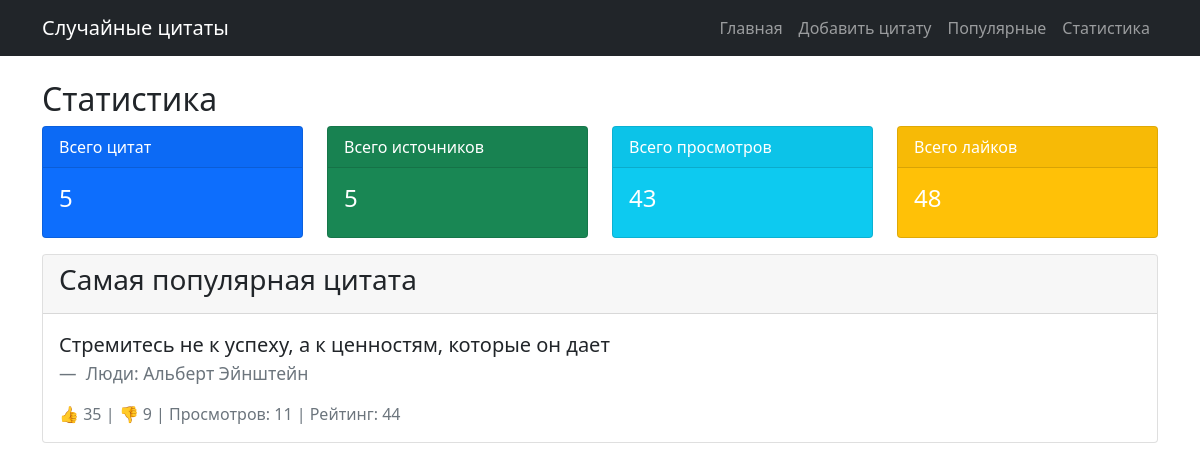
Page /dashboard/ on the earlier database version.
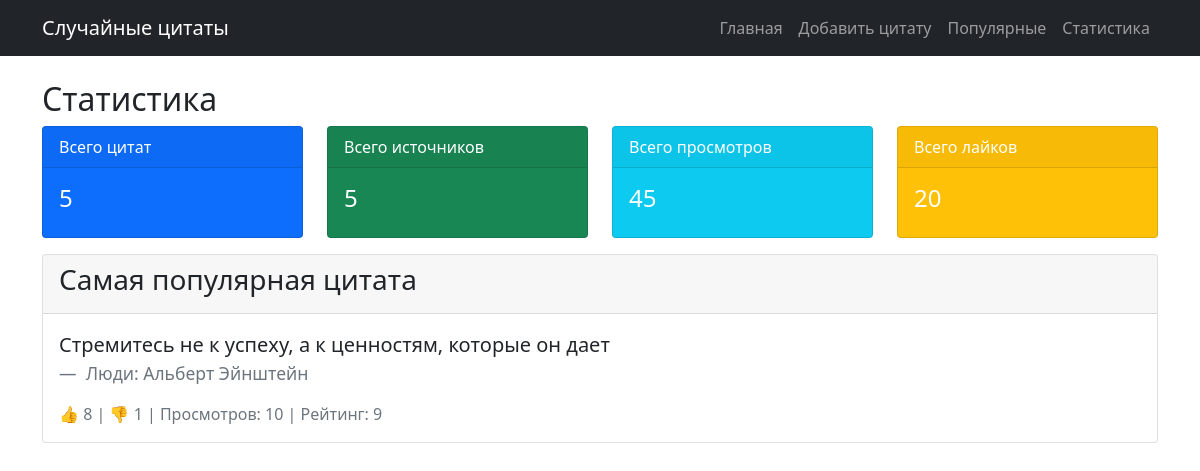
Same page on the later database version.
### quotes/models.py (models this page shows, shortened)
class Quote(models.Model):
    text = models.TextField(verbose_name="Текст цитаты")
    source = models.ForeignKey(Source, on_delete=models.CASCADE, verbose_name="Источник")
    weight = models.PositiveIntegerField(default=1, verbose_name="Вес")
    views = models.PositiveIntegerField(default=0, verbose_name="Просмотры")
    likes = models.PositiveIntegerField(default=0, verbose_name="Лайки")
    dislikes = models.PositiveIntegerField(default=0, verbose_name="Дизлайки")
    created_at = models.DateTimeField(auto_now_add=True)
    updated_at = models.DateTimeField(auto_now=True)
    class Meta:
        unique_together = ['text', 'source']

class Source(models.Model):
    TYPE_CHOICES = [
        ('movie', 'Фильм'),
        ('book', 'Книга'),
        ('series', 'Сериал'),
        ('game', 'Игра'),
        ('person', 'Люди'),
        ('other', 'Другое'),
    ]
    name = models.CharField(max_length=200, verbose_name="Название")
    type = models.CharField(max_length=20, choices=TYPE_CHOICES, verbose_name="Тип")
    created_at = models.DateTimeField(auto_now_add=True)
    class Meta:
        unique_together = ['name', 'type']
    def __str__(self):
        return f"{self.get_type_display()}: {self.name}"

### quotes/views.py (the view)
# urls.py: path('dashboard/', views.dashboard, name='dashboard'),
def dashboard(request):
    quotes = Quote.objects.all()
    stats = {
        'total_quotes': quotes.count(),
        'total_sources': Source.objects.count(),
        'total_views': quotes.aggregate(total=Sum('views'))['total'] or 0,
        'total_likes': quotes.aggregate(total=Sum('likes'))['total'] or 0,
        'total_dislikes': quotes.aggregate(total=Sum('dislikes'))['total'] or 0,
        'most_popular': quotes.annotate(
            popularity=F('likes') - F('dislikes')
        ).order_by('-popularity').first(),
        'most_viewed': quotes.order_by('-views').first(),
    }
    return render(request, 'quotes/dashboard.html', {'stats': stats})

### quotes/templates/quotes/dashboard.html
{% extends 'quotes/base.html' %}
{% block content %}
<div class="row">
    <div class="col-12">
        <h2>Статистика</h2>
        <div class="row">
            <div class="col-md-3">
                <div class="card text-white bg-primary mb-3">
                    <div class="card-header">Всего цитат</div>
                    <div class="card-body">
                        <h4 class="card-title">{{ stats.total_quotes }}</h4>
                    </div>
                </div>
            </div>
            <div class="col-md-3">
                <div class="card text-white bg-success mb-3">
                    <div class="card-header">Всего источников</div>
                    <div class="card-body">
                        <h4 class="card-title">{{ stats.total_sources }}</h4>
                    </div>
                </div>
            </div>
            <div class="col-md-3">
                <div class="card text-white bg-info mb-3">
                    <div class="card-header">Всего просмотров</div>
                    <div class="card-body">
                        <h4 class="card-title">{{ stats.total_views }}</h4>
                    </div>
                </div>
            </div>
            <div class="col-md-3">
                <div class="card text-white bg-warning mb-3">
                    <div class="card-header">Всего лайков</div>
                    <div class="card-body">
                        <h4 class="card-title">{{ stats.total_likes }}</h4>
                    </div>
                </div>
            </div>
        </div>
        {% if stats.most_popular %}
        <div class="card">
            <div class="card-header">
                <h3>Самая популярная цитата</h3>
            </div>
            <div class="card-body">
                <blockquote class="blockquote">
                    <p>{{ stats.most_popular.text }}</p>
                    <footer class="blockquote-footer">
                        {{ stats.most_popular.source }}
                    </footer>
                </blockquote>
                <div class="text-muted">
                    👍 {{ stats.most_popular.likes }} | 👎 {{ stats.most_popular.dislikes }} |
                    Просмотров: {{ stats.most_popular.views }} |
                    Рейтинг: {{ stats.most_popular.likes|add:stats.most_popular.dislikes }}
                </div>
            </div>
        </div>
        {% endif %}
    </div>
</div>
{% endblock %}

Differences in the rows shown:
changed Quote "Стремитесь не к успеху, а к ценностям, которые он дает": most_popular.likes "35" → "8"; most_popular.dislikes "9" → "1"; most_popular.views "11" → "10"; most_popular.likes|add "44" → "9"
Other differences:
{{ stats.total_views }}: "43" → "45"
{{ stats.total_likes }}: "48" → "20"
